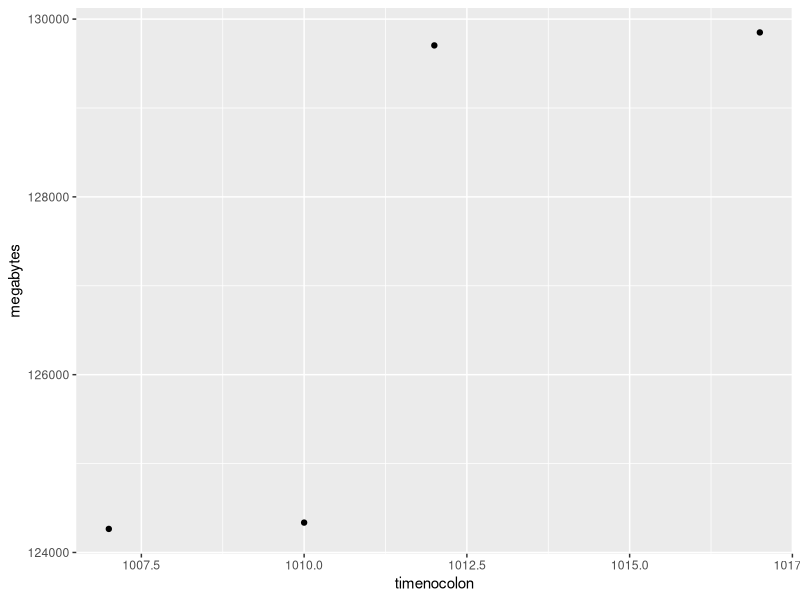

The R source for this figure:
library(here)
library(ggplot2)
X = read.csv(here('mb_free.txt'))
# X = read.csv('~/Desktop/emptying-trash/mb_free.txt')
qplot(x=timenocolon, y=megabytes, data=X)
